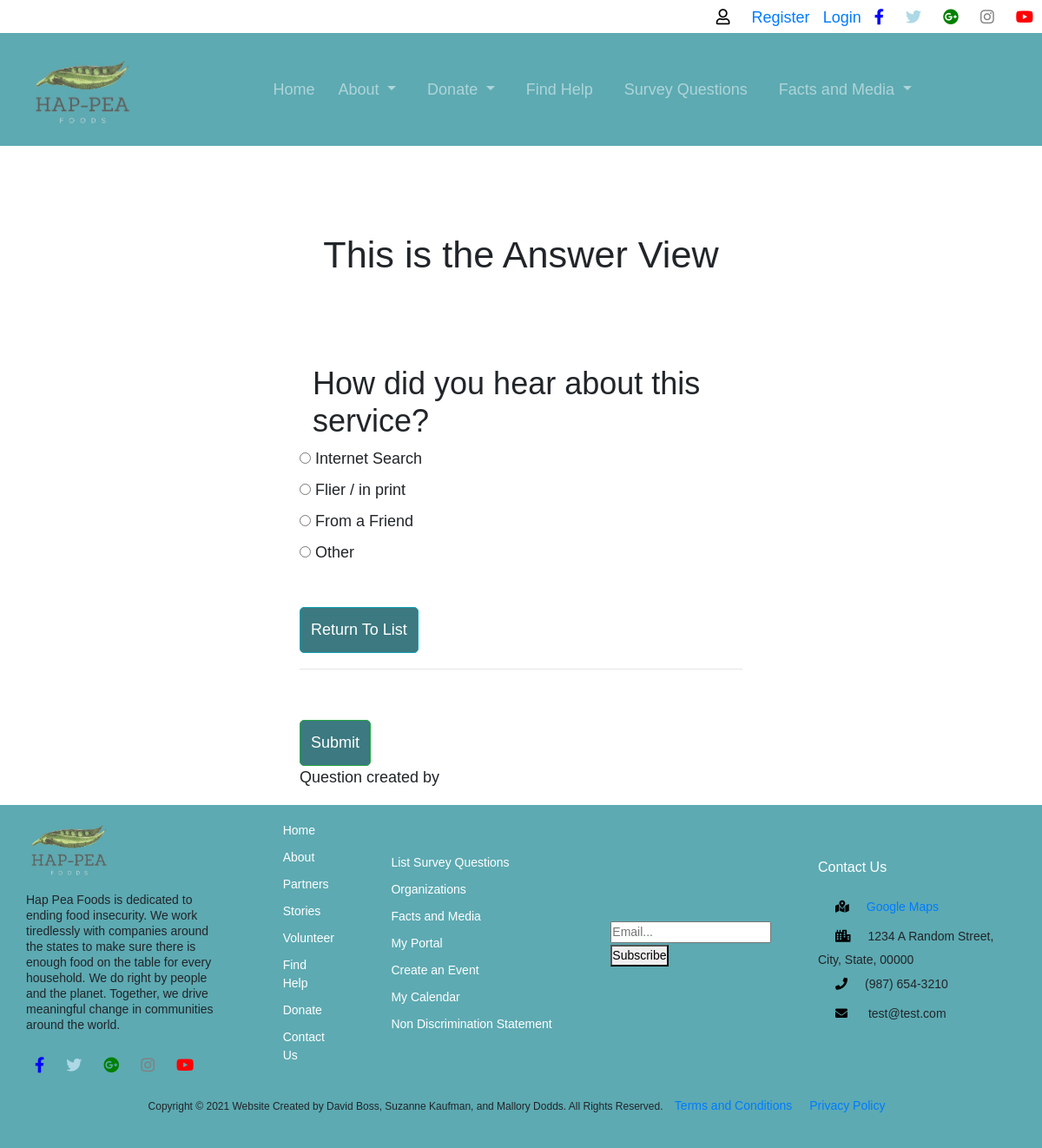
Screenshot of /survey/answer/1/ with the database file from the repository.
### survey/models.py (models this page shows, shortened)
class Questionnaire(models.Model):
    question = models.TextField()
    option_one = models.CharField(null=True, max_length=30)
    option_two = models.CharField(null=True, max_length=30)
    option_three = models.CharField(null=True, max_length=30)
    option_four = models.CharField(null=True, max_length=30)
    option_one_count = models.IntegerField(default = 0)
    option_two_count = models.IntegerField(default = 0)
    option_three_count = models.IntegerField(default = 0)
    option_four_count = models.IntegerField(default = 0)
    textAnswer = models.TextField(null = True)

### survey/views.py (the view, shortened to what this page needs)
# urls.py: path('answer/<questionnaire_id>/', views.answer_view, name='answer'),
def answer_view(request, questionnaire_id):
    question = Questionnaire.objects.get(pk=questionnaire_id)
    return render(request, 'survey/answer.html', {'question':question})

### templates/survey/answer.html (shortened to what this page needs)
{% extends 'base_layout.html' %}
{% block content %}
    <h1 class="text-center">This is the Answer View</h1>
    <div class="col-md-6 offset-md-3">
        <div class="col-lg-12">
            <h2>{{ question.question }}</h2>
        </div>
        <form method="POST">
            <div class="form-group">
                <div class="radio">
                    <label>
                        <input type="radio" name="answer" value="option1">
                        {{ question.option_one }}
                    </label>
                </div>
                <div class="radio">
                    <label>
                        <input type="radio" name="answer" value="option2">
                        {{ question.option_two }}
                    </label>
                </div>
                <div class="radio">
                    <label>
                        <input type="radio" name="answer" value="option3">
                        {{ question.option_three }}
                    </label>
                </div>
                <div class="radio">
                    <label>
                        <input type="radio" name="answer" value="option4">
                        {{ question.option_four }}
                    </label>
                </div>
                <a href="{% url 'list' %}" class="btn btn-info">Return To List</a>
            </div>
            <hr />
            <button type="submit" class="btn btn-success">Submit</button>
        </form>
        <p>Question created by {{ question.created_by.username }}</p>
    </div>
{% endblock %}

### static/css/style.css (style rules this page uses)
* { margin: 0; padding:0; outline: none; font-family: Arial, Helvetica, sans-serif; font-size: 18px; }
.wrapper_container h1 { text align: center; margin: 100px auto; font-size: 2.4em; }
.btn { margin-top: 40px; background: #3C7980; padding: 12px; text-align: center; color: #FFF; border-radius: 5px; cursor: pointer; }
html, body { height: 100%; margin: 0; padding: 0; }

### rows the page displays
Questionnaire: question "How did you hear about this service?", option_one "Internet Search", option_two "Flier / in print", option_three "From a Friend", option_four "Other"
